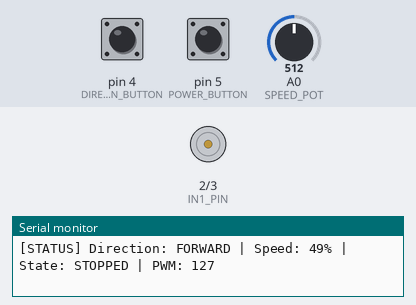
This sketch was run on a simulated Arduino Uno, built with avr-gcc and run on an emulated ATmega328P. Parts: motor-driver pin pairs drawn as motors (green arrow = first pin HIGH = forward, orange = second pin HIGH = backward, longer = more drive, scaled by the enable pin), the last lines printed to the serial monitor. Inputs (shaded band) come from the test bench; at power-on: pin 5 (POWER_BUTTON) LOW, pin 4 (DIRECTION_BUTTON) LOW, A0 (SPEED_POT) = 512.

Above: at 1.3 s.
1.4 s: pin 5 (POWER_BUTTON) pulled HIGH for 0.15 s
At 2.5 s:
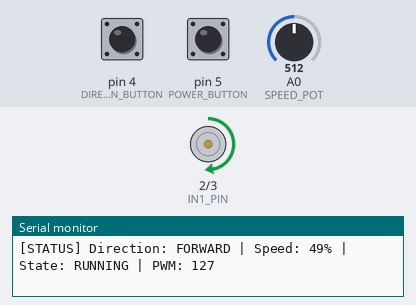
3.0 s: pin 4 (DIRECTION_BUTTON) pulled HIGH for 1 s
At 3.21 s:
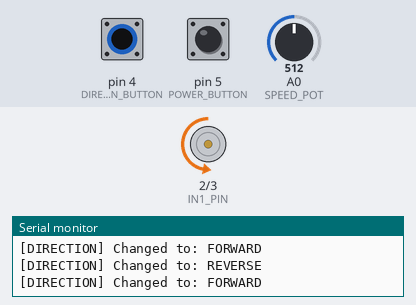
6.0 s: A0 (SPEED_POT) set to 716
At 7.1 s:
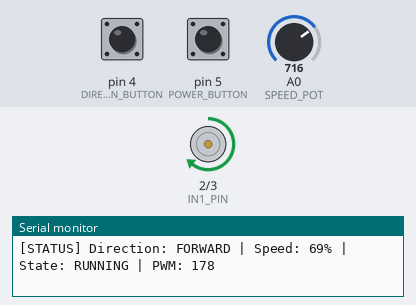
7.5 s: pin 4 (DIRECTION_BUTTON) pulled HIGH for 0.15 s
At 8.2 s:
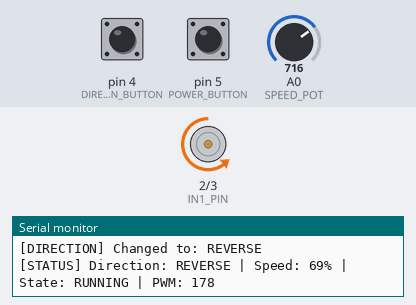
9.1 s: A0 (SPEED_POT) set to 900
At 9.4 s:
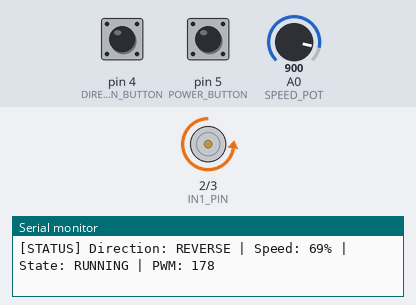
10.6 s: pin 4 (DIRECTION_BUTTON) pulled HIGH for 0.15 s
At 11.9 s:
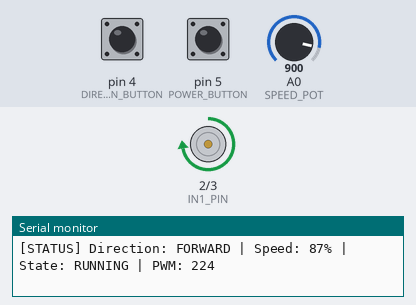
Timing chart, 0 to 13.2 s (numbered marks = the images above; inputs shaded):
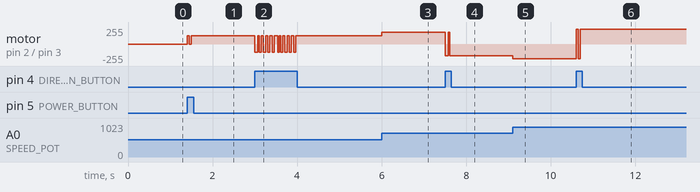

Measured:
- after the input at 1.4 s, motor on pin 2 (IN1_PIN) / pin 3 (IN2_PIN): stopped → forward 127/255 at once
- after the input at 3.0 s, motor on pin 2 (IN1_PIN) / pin 3 (IN2_PIN): alternates forward 127/255 for 0.05 s and backward 127/255 for 0.05 s, 20 changes in all, then stays forward 127/255, starting at once
- after the input at 6.0 s, motor on pin 2 (IN1_PIN) / pin 3 (IN2_PIN): forward 127/255 → forward 178/255 at once
- after the input at 7.5 s, motor on pin 2 (IN1_PIN) / pin 3 (IN2_PIN): forward 178/255 → backward 178/255 at once
- after the input at 9.1 s, motor on pin 2 (IN1_PIN) / pin 3 (IN2_PIN): backward 178/255 → backward 224/255 at once
- after the input at 10.6 s, motor on pin 2 (IN1_PIN) / pin 3 (IN2_PIN): backward 224/255 → forward 224/255 at once

The sketch:

q26.ino
```cpp
#include <Arduino.h>

// L298N Pin Configuration
const int IN1_PIN = 2;      // Direction pin 1
const int IN2_PIN = 3;      // Direction pin 2
const int ENA_PIN = 9;      // PWM speed control (pins 3,5,6,9,10,11 on UNO)

// Button pins
const int DIRECTION_BUTTON = 4;  // Toggle forward/reverse
const int POWER_BUTTON = 5;      // Toggle motor on/off

// Speed control
const int SPEED_POT = A0;  // Potentiometer for speed (0-1023 → 0-255)

// State variables
bool motor_running = false;
bool forward_direction = true;  // true=forward, false=reverse
int current_speed = 0;

// Button debounce
unsigned long last_dir_btn_time = 0;
unsigned long last_pwr_btn_time = 0;
const unsigned long DEBOUNCE_TIME = 50;

void setup() {
  // Initialize motor control pins
  pinMode(IN1_PIN, OUTPUT);
  pinMode(IN2_PIN, OUTPUT);
  pinMode(ENA_PIN, OUTPUT);

  // Initialize button pins
  pinMode(DIRECTION_BUTTON, INPUT);
  pinMode(POWER_BUTTON, INPUT);

  // Initialize Serial
  Serial.begin(9600);
  Serial.println("===== DC Motor Control (L298N) Started =====");
  Serial.println("Potentiometer (A0): Speed 0-100%");
  Serial.println("Button 1 (pin 4): Forward/Reverse");
  Serial.println("Button 2 (pin 5): Motor ON/OFF");
  Serial.println("============================================");

  // Set initial motor state (stopped)
  motor_running = false;
  forward_direction = true;
  digitalWrite(IN1_PIN, LOW);
  digitalWrite(IN2_PIN, LOW);
  analogWrite(ENA_PIN, 0);
}

void loop() {
  unsigned long current_time = millis();

  // === READ POTENTIOMETER FOR SPEED ===
  int pot_reading = analogRead(SPEED_POT);
  int speed_pwm = map(pot_reading, 0, 1023, 0, 255);
  int speed_percent = map(speed_pwm, 0, 255, 0, 100);

  // === READ DIRECTION BUTTON (Debounced) ===
  if (digitalRead(DIRECTION_BUTTON) == HIGH && (current_time - last_dir_btn_time) > DEBOUNCE_TIME) {
    last_dir_btn_time = current_time;
    forward_direction = !forward_direction;

    Serial.print("[DIRECTION] Changed to: ");
    Serial.println(forward_direction ? "FORWARD" : "REVERSE");
  }

  // === READ POWER BUTTON (Debounced) ===
  if (digitalRead(POWER_BUTTON) == HIGH && (current_time - last_pwr_btn_time) > DEBOUNCE_TIME) {
    last_pwr_btn_time = current_time;
    motor_running = !motor_running;

    Serial.print("[POWER] Motor: ");
    Serial.println(motor_running ? "STARTED" : "STOPPED");
  }

  // === CONTROL MOTOR ===
  if (motor_running) {
    // Apply speed via PWM
    analogWrite(ENA_PIN, speed_pwm);

    // Set direction via IN1 and IN2
    if (forward_direction) {
      digitalWrite(IN1_PIN, HIGH);
      digitalWrite(IN2_PIN, LOW);
    } else {
      digitalWrite(IN1_PIN, LOW);
      digitalWrite(IN2_PIN, HIGH);
    }
  } else {
    // Motor stopped
    digitalWrite(IN1_PIN, LOW);
    digitalWrite(IN2_PIN, LOW);
    analogWrite(ENA_PIN, 0);
  }

  // === PERIODIC STATUS OUTPUT ===
  static unsigned long last_status_time = 0;
  if ((current_time - last_status_time) >= 500) {
    last_status_time = current_time;

    Serial.print("[STATUS] Direction: ");
    Serial.print(forward_direction ? "FORWARD" : "REVERSE");
    Serial.print(" | Speed: ");
    Serial.print(speed_percent);
    Serial.print("% | State: ");
    Serial.print(motor_running ? "RUNNING" : "STOPPED");
    Serial.print(" | PWM: ");
    Serial.println(speed_pwm);
  }
}
```
